Frame 1 (no input): blank canvas, image omitted
Frame 60 (the mouse pressed at the canvas centre just before this capture): blank canvas, image omitted
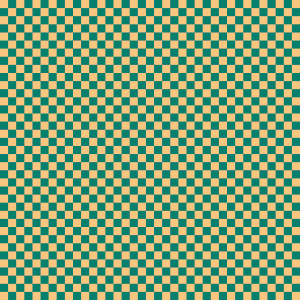
Frame 120 (the mouse held since frame 60 and released just before this capture)

The Processing sketch whose frames 1 and 60 were blank and that drew this single picture after the mouse press (run headless with seeded random() and noise(); from frame 60 on, the mouse is pressed at the canvas centre):

// Processing sketch: processing_62903
// ── processing_62903.pde

color Color1 = color(255,200,128,20);
color Color2 = color(0,128,100,20);

float Teilung = 8;

float WindowWidth;
float WindowHeight;

float ObjectWidth;
float ObjectHeight;


void setup() {
  size(300, 300);
  smooth();


  background(128);
  
  noStroke();
  
}

void draw() {
  
  Teilung = mouseX/4;
  
  WindowWidth = width;
  WindowHeight = height;

  ObjectWidth = WindowWidth/Teilung;
  ObjectHeight = WindowHeight/Teilung;
  
  for ( int i = 0; i <= Teilung; i = i + 1) {

    int ColorSwitch = 1;
    if ( (i % 2) == 0 ) {
      ColorSwitch = -1;
    }


    for ( int j = 0; j <= Teilung; j = j + 1) {

      ColorSwitch = -ColorSwitch;

      if (ColorSwitch > 0) {
        fill(Color1);
      }
      else {
        fill(Color2);
      } 

      rect(ObjectWidth*i, ObjectHeight*j, ObjectWidth, ObjectHeight);
    }
  }
}
